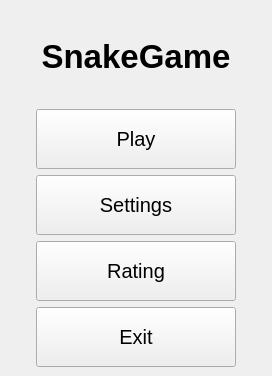
<?xml version="1.0" encoding="UTF-8"?>
<ui version="4.0">
 <class>MainWindow</class>
 <widget class="QMainWindow" name="MainWindow">
  <property name="geometry">
   <rect>
    <x>0</x>
    <y>0</y>
    <width>272</width>
    <height>376</height>
   </rect>
  </property>
  <property name="windowTitle">
   <string>MainWindow</string>
  </property>
  <widget class="QWidget" name="centralwidget">
   <layout class="QGridLayout" name="gridLayout_2">
    <item row="0" column="0">
     <layout class="QGridLayout" name="gridLayout">
      <item row="0" column="0">
       <widget class="QLabel" name="label">
        <property name="font">
         <font>
          <pointsize>25</pointsize>
          <weight>75</weight>
          <bold>true</bold>
          <stylestrategy>PreferAntialias</stylestrategy>
         </font>
        </property>
        <property name="text">
         <string>SnakeGame</string>
        </property>
        <property name="alignment">
         <set>Qt::AlignCenter</set>
        </property>
       </widget>
      </item>
      <item row="4" column="0">
       <widget class="QPushButton" name="exit_btn">
        <property name="minimumSize">
         <size>
          <width>0</width>
          <height>60</height>
         </size>
        </property>
        <property name="maximumSize">
         <size>
          <width>200</width>
          <height>16777215</height>
         </size>
        </property>
        <property name="font">
         <font>
          <pointsize>15</pointsize>
         </font>
        </property>
        <property name="text">
         <string>Exit</string>
        </property>
       </widget>
      </item>
      <item row="3" column="0">
       <widget class="QPushButton" name="rating_btn">
        <property name="minimumSize">
         <size>
          <width>0</width>
          <height>60</height>
         </size>
        </property>
        <property name="maximumSize">
         <size>
          <width>200</width>
          <height>16777215</height>
         </size>
        </property>
        <property name="font">
         <font>
          <pointsize>15</pointsize>
         </font>
        </property>
        <property name="text">
         <string>Rating</string>
        </property>
       </widget>
      </item>
      <item row="1" column="0">
       <widget class="QPushButton" name="play_btn">
        <property name="minimumSize">
         <size>
          <width>0</width>
          <height>60</height>
         </size>
        </property>
        <property name="maximumSize">
         <size>
          <width>200</width>
          <height>16777215</height>
         </size>
        </property>
        <property name="baseSize">
         <size>
          <width>0</width>
          <height>0</height>
         </size>
        </property>
        <property name="font">
         <font>
          <pointsize>15</pointsize>
         </font>
        </property>
        <property name="text">
         <string>Play</string>
        </property>
       </widget>
      </item>
      <item row="2" column="0">
       <widget class="QPushButton" name="settings_btn">
        <property name="minimumSize">
         <size>
          <width>0</width>
          <height>60</height>
         </size>
        </property>
        <property name="maximumSize">
         <size>
          <width>200</width>
          <height>16777215</height>
         </size>
        </property>
        <property name="font">
         <font>
          <pointsize>15</pointsize>
         </font>
        </property>
        <property name="text">
         <string>Settings</string>
        </property>
       </widget>
      </item>
     </layout>
    </item>
   </layout>
  </widget>
 </widget>
 <resources/>
 <connections/>
</ui>
